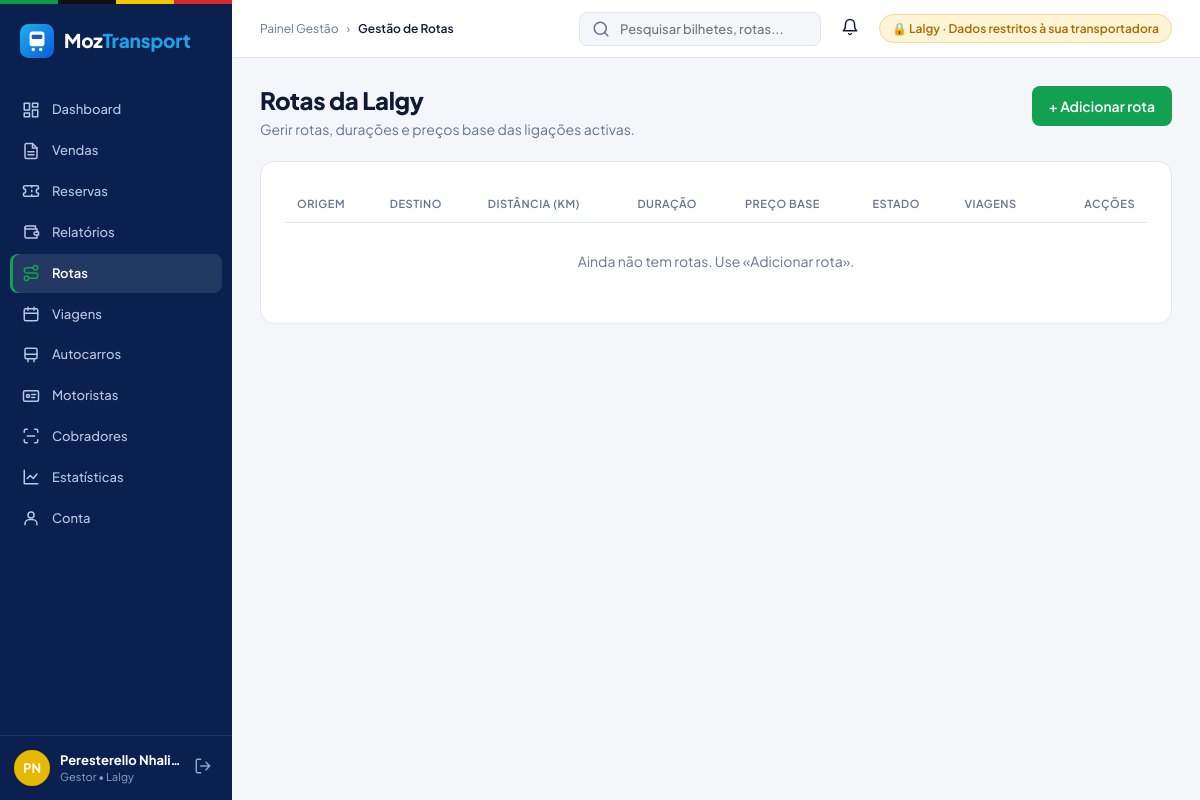
/gestor/rotas.php (signed in), run on an earlier commit of the app's database.
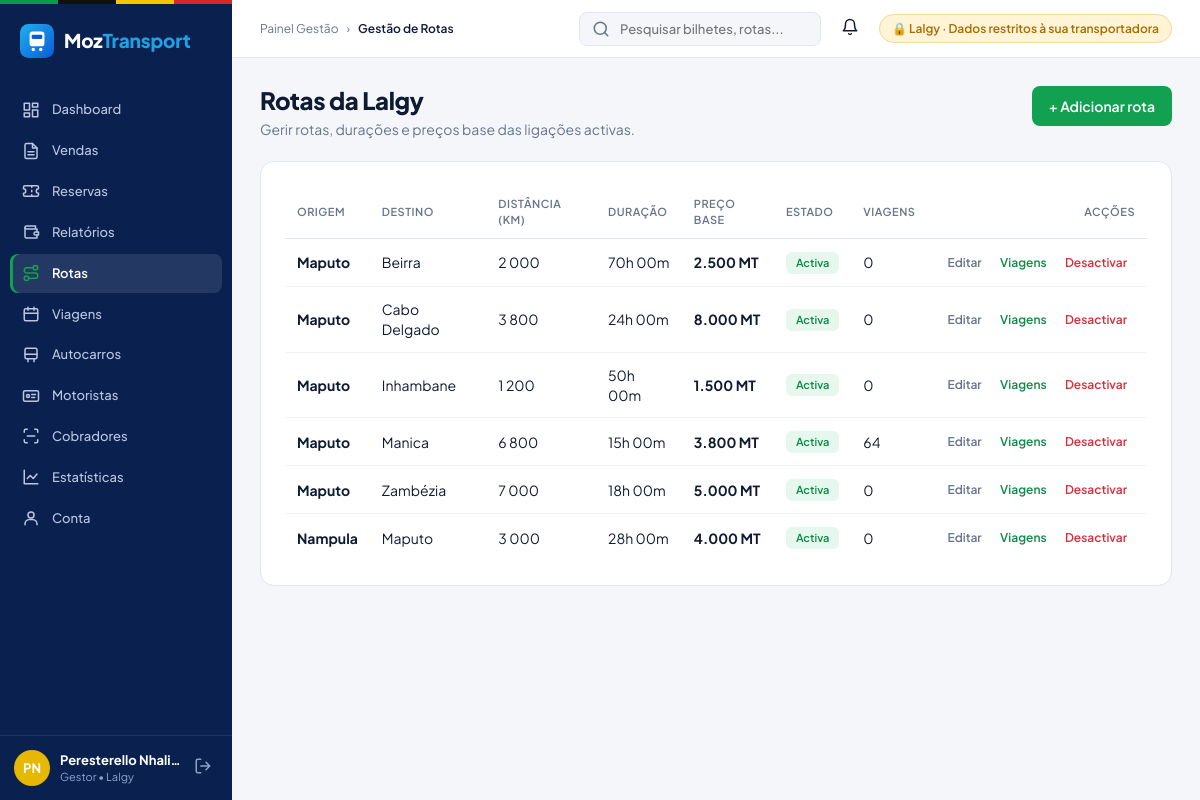
And on a later commit of the database.
### tables this page shows
CREATE TABLE `rota` (
  `id_rota` int(10) unsigned NOT NULL AUTO_INCREMENT,
  `origem` varchar(80) NOT NULL,
  `destino` varchar(80) NOT NULL,
  `distancia_km` decimal(8,2) DEFAULT NULL,
  `duracao_estimada` time DEFAULT NULL,
  `id_transportadora` int(10) unsigned NOT NULL,
  `activa` tinyint(1) NOT NULL DEFAULT 1,
  `preco_base` decimal(10,2) DEFAULT NULL,
  PRIMARY KEY (`id_rota`),
  KEY `idx_rota_origem_destino` (`origem`,`destino`),
  KEY `fk_rota_transportadora` (`id_transportadora`),
  CONSTRAINT `fk_rota_transportadora` FOREIGN KEY (`id_transportadora`) REFERENCES `transportadora` (`id_transportadora`) ON UPDATE CASCADE
);

### includes/funcoes.php (called while the page is built, shortened)
<?php
function e($valor): string {
    return htmlspecialchars((string)$valor, ENT_QUOTES, 'UTF-8');
}
function url(string $caminho = ''): string {
    return BASE_URL . '/' . ltrim($caminho, '/');
}
function iniciais(string $nome): string {
    $partes = preg_split('/\s+/', trim($nome));
    $i = mb_strtoupper(mb_substr($partes[0], 0, 1));
    if (count($partes) > 1) {
        $i .= mb_strtoupper(mb_substr(end($partes), 0, 1));
    }
    return $i;
}
function formatar_numero($n): string {
    return number_format((float)$n, 0, ',', ' ');
}

### includes/sessao.php (called while the page is built, shortened)
<?php
require_once __DIR__ . '/../config/conexao.php';
require_once __DIR__ . '/funcoes.php';
function utilizador_logado(): ?array {
    return $_SESSION['utilizador'] ?? null;
}
function exigir_login(): void {
    global $pdo;
    $u = utilizador_logado();
    $st = $pdo->prepare('SELECT activo FROM utilizador WHERE id_utilizador = ?');
    $st->execute([$u['id_utilizador']]);
    $activo = $st->fetchColumn();
}
function exigir_perfil(array $perfis): void {
    exigir_login();
}
function tem_permissao(PDO $pdo, string $codigo): bool {
    $u = utilizador_logado();
    $st = $pdo->prepare(
        'SELECT pp.concedida FROM perfil_permissao pp
         JOIN permissao p ON p.id_permissao = pp.id_permissao
         WHERE pp.perfil = ? AND p.codigo = ?'
    );
    $st->execute([$u['perfil'], $codigo]);
    return (bool)$st->fetchColumn();
}

### includes/gestor.php (called while the page is built, shortened)
<?php
function transportadora_do_gestor(PDO $pdo): array {
    $u = utilizador_logado();
    $st = $pdo->prepare('SELECT t.id_transportadora, t.nome FROM utilizador x
                         LEFT JOIN transportadora t ON t.id_transportadora = x.id_transportadora WHERE x.id_utilizador = ?');
    $st->execute([$u['id_utilizador']]);
    $t = $st->fetch();
    return ['id' => (int)$t['id_transportadora'], 'nome' => $t['nome']];
}
function exigir_gestor(PDO $pdo, string $permissao): array {
    exigir_perfil(['gestor']);
    if (!tem_permissao($pdo, $permissao)) {
        acesso_restrito('O seu perfil não tem permissão para aceder a esta área. Contacte o administrador.');
    }
    return transportadora_do_gestor($pdo);
}

### includes/passageiro.php (called while the page is built, shortened)
<?php
function formatar_mt($v): string {
    return number_format((float)$v, 0, ',', '.') . ' MT';
}

### gestor/rotas.php (the view, shortened to what the changed rows need)
<?php
require_once __DIR__ . '/../includes/sessao.php';
require_once __DIR__ . '/../includes/gestor.php';
$transp = exigir_gestor($pdo, 'gerir_rotas');
$idT = $transp['id'];
function minutos_da_rota(?string $duracao): int {
    [$h, $m] = array_map('intval', explode(':', $duracao ?: '00:00'));
    return $h * 60 + $m;
}
$st = $pdo->prepare("SELECT ro.*, (SELECT COUNT(*) FROM viagem v WHERE v.id_rota = ro.id_rota AND v.estado = 'agendada' AND v.data >= CURDATE()) AS viagens
                     FROM rota ro WHERE ro.id_transportadora = ? ORDER BY ro.origem, ro.destino");
$st->execute([$idT]);
$rotas = $st->fetchAll();
$migalhas = ['Painel Gestão', 'Gestão de Rotas'];
$paginaActiva = 'gestor/rotas.php';
require __DIR__ . '/../includes/painel_inicio.php';
?>
<div class="cabecalho-pagina">
  <div><h1 class="titulo-pagina">Rotas da <?= e($transp['nome']) ?></h1>
    <p class="subtitulo-pagina">Gerir rotas, durações e preços base das ligações activas.</p></div>
</div>
<section class="cartao">
  <div class="tabela-rolar">
  <table class="tabela">
    <thead><tr><th>Origem</th><th>Destino</th><th>Distância (km)</th><th>Duração</th><th>Preço base</th><th>Estado</th><th>Viagens</th><th class="acoes">Acções</th></tr></thead>
    <tbody>
    <?php if (!$rotas): ?><tr><td colspan="8" style="text-align:center;color:var(--cinza);padding:28px">Ainda não tem rotas. Use «Adicionar rota».</td></tr><?php endif; ?>
    <?php foreach ($rotas as $r):
        $min = minutos_da_rota($r['duracao_estimada']);
        $durTxt = sprintf('%dh %02dm', intdiv($min, 60), $min % 60); ?>
      <tr>
        <td><b><?= e($r['origem']) ?></b></td><td><?= e($r['destino']) ?></td>
        <td><?= $r['distancia_km'] !== null ? formatar_numero($r['distancia_km']) : '—' ?></td><td><?= e($durTxt) ?></td>
        <td><b><?= $r['preco_base'] !== null ? e(formatar_mt($r['preco_base'])) : '—' ?></b></td>
        <td><span class="etq <?= $r['activa'] ? 'etq-estado-activa' : 'etq-estado-inactiva' ?>"><?= $r['activa'] ? 'Activa' : 'Desactivada' ?></span></td>
        <td><?= (int)$r['viagens'] ?></td>
        <td class="acoes nao-quebra">
          <button type="button" class="btn-link-e" data-editar-rota data-id="<?= (int)$r['id_rota'] ?>" data-origem="<?= e($r['origem']) ?>" data-destino="<?= e($r['destino']) ?>"
                  data-distancia="<?= e($r['distancia_km']) ?>" data-duracao="<?= e($durTxt) ?>" data-preco="<?= e($r['preco_base']) ?>">Editar</button>
          <button type="button" class="btn-link-e verde" data-programar-rota data-id="<?= (int)$r['id_rota'] ?>" data-origem="<?= e($r['origem']) ?>" data-destino="<?= e($r['destino']) ?>">Viagens</button>
          <form method="post" style="display:inline" data-confirmar="<?= $r['activa'] ? 'Desactivar' : 'Activar' ?> a rota <?= e($r['origem'] . ' → ' . $r['destino']) ?>?<?= $r['activa'] ? ' Deixa de ser possível vender novos bilhetes; as reservas já confirmadas mantêm-se válidas.' : '' ?>">
            <button class="btn-link-e <?= $r['activa'] ? 'perigo' : 'verde' ?>" type="submit"><?= $r['activa'] ? 'Desactivar' : 'Activar' ?></button></form>
        </td>
      </tr>
    <?php endforeach; ?>
    </tbody>
  </table>
  </div>
</section>
<?php require __DIR__ . '/../includes/painel_fim.php'; ?>

### includes/painel_inicio.php (shortened to what the changed rows need)
<?php
require_once __DIR__ . '/menu.php';
require_once __DIR__ . '/notificacoes.php';
$u        = utilizador_logado();
$menu     = menu_do_perfil($u['perfil']);
$migalhas = $migalhas ?? [];
?>
<!DOCTYPE html>
<html lang="pt">
<head>
  <link rel="stylesheet" href="<?= e(url('assets/css/base.css') . '?v=' . (int)@filemtime(__DIR__ . '/../assets/css/base.css')) ?>">
  <link rel="stylesheet" href="<?= e(url('assets/css/painel.css') . '?v=' . (int)@filemtime(__DIR__ . '/../assets/css/painel.css')) ?>">
  <link rel="stylesheet" href="<?= e(url('assets/css/admin.css') . '?v=' . (int)@filemtime(__DIR__ . '/../assets/css/admin.css')) ?>">
  <link rel="stylesheet" href="<?= e(url('assets/css/bilheteiro.css') . '?v=' . (int)@filemtime(__DIR__ . '/../assets/css/bilheteiro.css')) ?>">
  <link rel="stylesheet" href="<?= e(url('assets/css/notificacoes.css') . '?v=' . (int)@filemtime(__DIR__ . '/../assets/css/notificacoes.css')) ?>">
  <link rel="stylesheet" href="<?= e(url('assets/css/suporte.css') . '?v=' . (int)@filemtime(__DIR__ . '/../assets/css/suporte.css')) ?>">
  <link rel="stylesheet" href="<?= e(url('assets/css/gestor.css') . '?v=' . (int)@filemtime(__DIR__ . '/../assets/css/gestor.css')) ?>">
</head>
<body class="painel perfil-<?= e($u['perfil']) ?>">
<aside class="lateral">
  <nav class="lateral-menu">
    <?php foreach ($menu as [$rotulo, $caminho, $icone]): ?>
      <a href="<?= e(url($caminho)) ?>" class="<?= ($paginaActiva ?? '') === $caminho ? 'activo' : '' ?>">
        <?= icone_svg($icone) ?><span><?= e($rotulo) ?></span>
      </a>
    <?php endforeach; ?>
  </nav>
</aside>
<div class="conteudo-geral">
  <header class="topo">
    <nav class="migalhas" aria-label="Localização">
      <?php foreach ($migalhas as $i => $m): ?>
        <?php if ($i > 0): ?><span class="sep">›</span><?php endif; ?>
        <span class="<?= $i === count($migalhas) - 1 ? 'actual' : '' ?>"><?= e($m) ?></span>
      <?php endforeach; ?>
    </nav>
  </header>
  <main class="conteudo">

### includes/menu.php (shortened to what the changed rows need)
<?php
function icone_svg(string $nome): string {
    return '<svg class="icone" viewBox="0 0 24 24" fill="none" stroke="currentColor" stroke-width="2" '
         . 'stroke-linecap="round" stroke-linejoin="round" aria-hidden="true">' . ($i[$nome] ?? '') . '</svg>';
}

What changed in the data, as far as the page shows it:
added rota: origem "Maputo", destino "Beirra", distancia_km "2 000", duracao_estimada "70h 00m", preco_base "2.500 MT", activa "Activa", viagens "0"
added rota: origem "Maputo", destino "Cabo Delgado", distancia_km "3 800", duracao_estimada "24h 00m", preco_base "8.000 MT", activa "Activa", viagens "0"
added rota: origem "Maputo", destino "Inhambane", distancia_km "1 200", duracao_estimada "50h 00m", preco_base "1.500 MT", activa "Activa", viagens "0"
added rota: origem "Maputo", destino "Manica", distancia_km "6 800", duracao_estimada "15h 00m", preco_base "3.800 MT", activa "Activa", viagens "64"
added rota: origem "Maputo", destino "Zambézia", distancia_km "7 000", duracao_estimada "18h 00m", preco_base "5.000 MT", activa "Activa", viagens "0"
added rota: origem "Nampula", destino "Maputo", distancia_km "3 000", duracao_estimada "28h 00m", preco_base "4.000 MT", activa "Activa", viagens "0"
Also different on the page:
text no longer shown: "Ainda não tem rotas. Use «Adicionar rota»."
